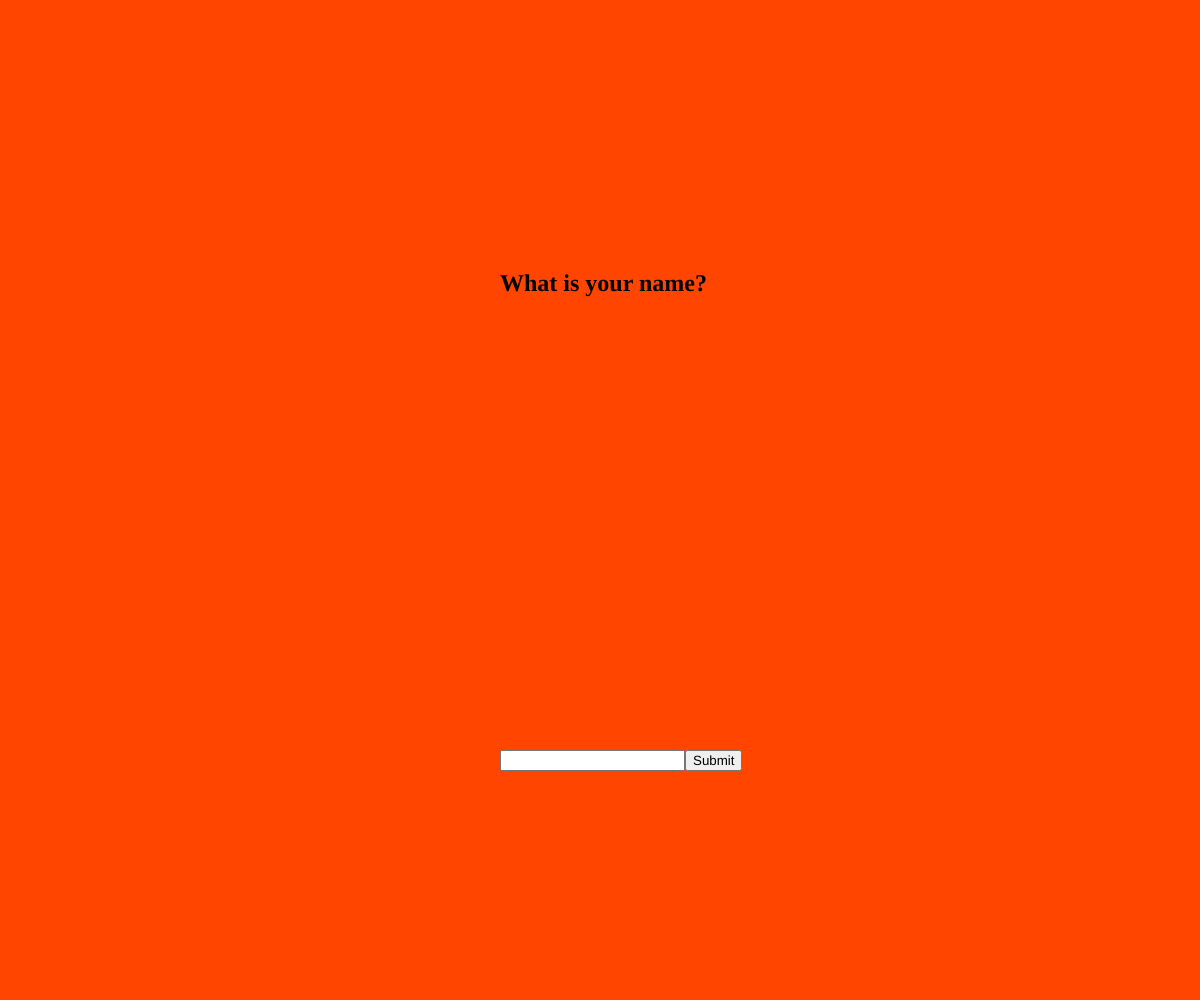
Frame 1 (no input)
Frame 60 (no input): identical to frame 1, image omitted
Frame 120 (the mouse pressed at the canvas centre since frame 60): identical to frame 1, image omitted

The p5.js sketch that drew this single still picture (run headless with seeded random() and noise() and a simulated clock; from frame 60 on, the mouse is pressed at the canvas centre):

// p5.js sketch
// ── sketch.js
// MAMD Creative Coding & Future Web, 2026, Amaury Hamon

let nameInput;
let button;
let greeting;

function setup() {
  createCanvas(windowWidth, windowHeight);
  background("orangered");

  greeting = createElement("h2", "What is your name?");
  greeting.position(width / 2 - 100, height / 4 );

  nameInput = createInput();
  nameInput.position(width / 2 - 100, height / 4 * 3);

  let button = createButton("Submit");
  button.position(nameInput.x + nameInput.width, nameInput.y);

  button.mousePressed(greet);

}

function draw() {
  

  
}

function greet() {
  const name = nameInput.value();
  greeting.html(`Hello ${name}!`);
  nameInput.value('');

  textSize(100);
  textAlign(CENTER, CENTER);
  text(name, width / 2, height / 2);
}
